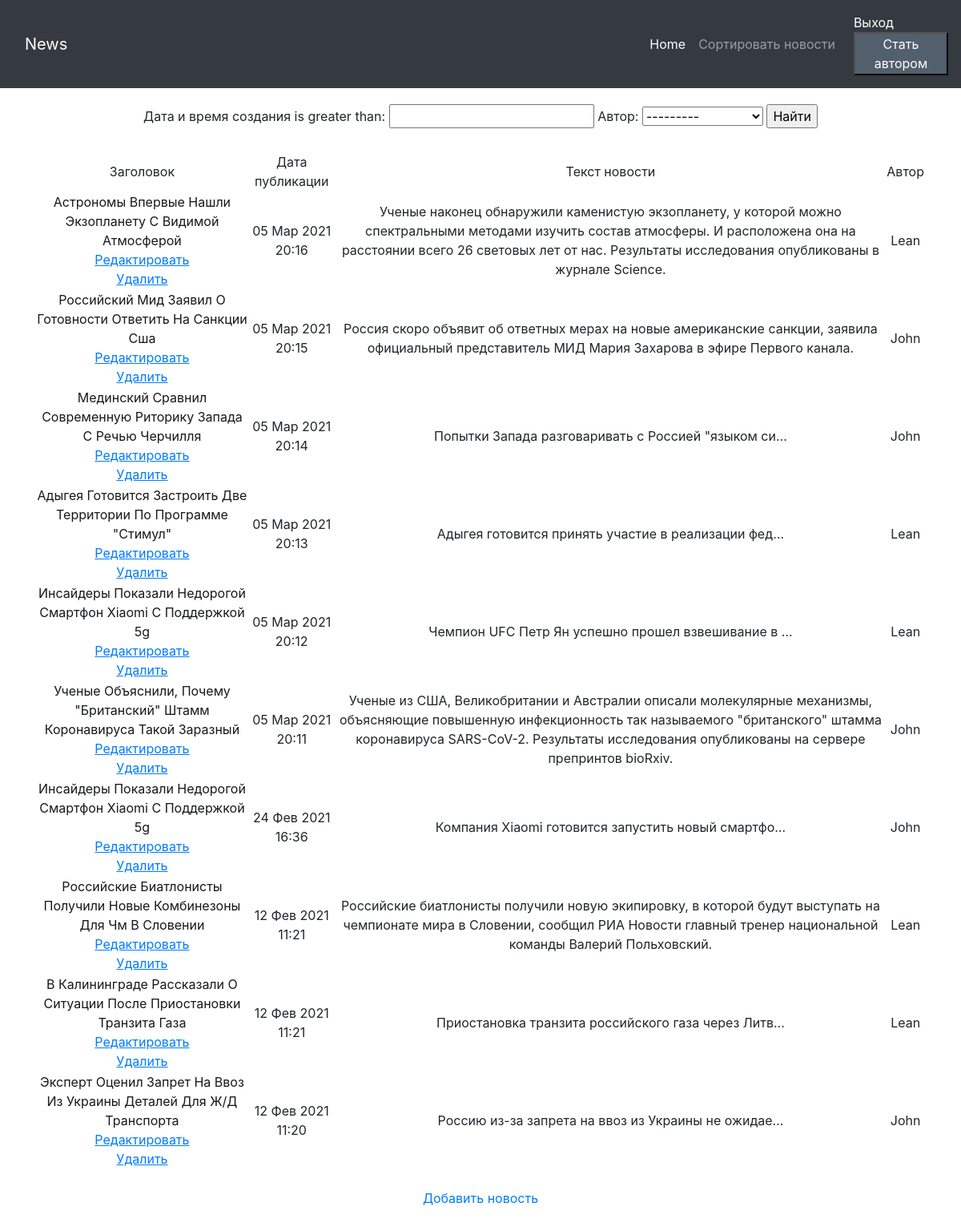
/news/search/ (signed in), run on the app's committed database.
### news/models.py (models this page shows, shortened)
class Post(models.Model):
    ARTICLE = '1'
    NEWS = '2'
    CHOICE = (
        (ARTICLE, 'Article'),
        (NEWS, 'News'),
    )
    article_or_news = models.CharField(verbose_name='поле с выбором - статья или новость',
                                       max_length=1, choices=CHOICE,
                                       default=ARTICLE)
    date_of_creation_post = models.DateTimeField(verbose_name='дата и время создания', auto_now_add=True)
    header = models.CharField(verbose_name='заголовок статьи или новости', max_length=200)
    post_text = models.TextField(verbose_name='текст статьи или новости')
    post_rating = models.IntegerField(verbose_name='рейтинг статьи или новости', default=0)
    category = models.ManyToManyField(Category, through='PostCategory', blank=True, verbose_name='Категория')
    author = models.ForeignKey(Author, on_delete=models.CASCADE, verbose_name='Автор')

class Author(models.Model):
    rating_author = models.IntegerField(verbose_name='рейтинг пользователя', default=0)
    author = models.OneToOneField(User, on_delete=models.CASCADE)

### news/views.py (the view, shortened to what this page needs)
# urls.py: path('search/', SearchList.as_view()),
class SearchList(ListView):
    model = Post
    template_name = 'search.html'
    context_object_name = 'posts'
    ordering = ['-id']
    form_class = PostForm
    paginate_by = 10  # поставим постраничный вывод в 10 элементов
    def get_context_data(self, **kwargs):  # забираем отфильтрованные объекты переопределяя метод get_context_data у наследуемого класса
        context = super().get_context_data(**kwargs)
        context['filter'] = PostFilter(self.request.GET, queryset=self.get_queryset()) # вписываем наш фильтр в контекст
        context['categories'] = Category.objects.all()
        context['form'] = PostForm()
        return context

### news/forms.py
class PostForm(ModelForm):  # форма для создания новости
    class Meta:
        model = Post
        fields = ['author', 'article_or_news', 'header', 'post_text', 'category']

### news/templatetags/Censor.py (called while the page is built)
@register.filter(name='censor')  # регистрируем наш фильтр под именем censor, чтоб django понимал, что это именно фильтр, а не простая функция
def censor(value, arg):   # первый аргумент здесь это то значение, к которому надо применить фильтр, второй аргумент — это аргумент фильтра, т.е. примерно следующее будет в шаблоне value|censor:arg
    for word in profanity_list:
        if word.lower() in value.lower():
            return value.replace(word, arg)   # возвращаемое функцией значение — это то значение, которое подставится к нам в шаблон
        else:
            return value

### news/templatetags/auth_extras.py (called while the page is built)
@register.filter(name='has_group')
def has_group(user, common):
    group = Group.objects.get(name=common)
    return True if group in user.groups.all() else False

### templates/search.html (shortened to what this page needs)
{% extends 'flatpages/default.html' %}
{% load Censor %}
{% block content %}
<form method="GET">
    {{ filter.form }}
    <input type="submit" value="Найти">
</form>
{% if posts %}
     <table>
        <tr>
            <td>
                Заголовок
            </td><br>
            <td>
                Дата публикации
            </td>
            <td>
                Текст новости
            </td>
            <td>
                Автор
            </td>
        </tr>
    {% for post in filter.qs %}
    <tr>
        <td>
            <a style="color:#16181b" href="{% url 'post_detail' post.id %}">{{ post.header|title|censor:'***' }}</a>
                <br><a href="{% url 'post_update' post.id %}"><u>Редактировать</u></a>
            <br><a href="{% url 'post_delete' post.id %}"><u> Удалить </u></a>
        </td>
        <td>
            {{post.date_of_creation_post |date:'d M Y H:i'}}
        </td>
        <td>
            {% if post.article_or_news == '1' %}
                {{ post.post_text |censor:'***'|truncatechars:50  }}
            {% else %}
                {{ post.post_text |censor:'***'}}
            {% endif %}
        </td>
        <td>
            {{ post.author.author }}
        </td>
    </tr>
    {% endfor %}
    </table><br>
{% else %}
    <h2>Новостей нет!</h2>
{% endif %}
<div><a href="{% url 'post_create' %}">Добавить новость</a></div><br>
{% endblock content %}

### data on the page
Post: header|censor "Астрономы Впервые Нашли Экзопланету С Видимой Атмосферой", date_of_creation_post "05 Мар 2021 20:16", post_text|censor "Ученые наконец обнаружили каменистую экзопланету, у которой можно спектральными методами изучить состав атмосферы. И расположена она на расстоянии всего 26 световых лет от нас. Результаты исследования опубликованы в журнале Science.", author.author "Lean"
Post: header|censor "Российский Мид Заявил О Готовности Ответить На Санкции Сша", date_of_creation_post "05 Мар 2021 20:15", post_text|censor "Россия скоро объявит об ответных мерах на новые американские санкции, заявила официальный представитель МИД Мария Захарова в эфире Первого канала.", author.author "John"
Post: header|censor "Мединский Сравнил Современную Риторику Запада С Речью Черчилля", date_of_creation_post "05 Мар 2021 20:14", post_text|censor "Попытки Запада разговаривать с Россией \"языком си…", author.author "John"
Post: header|censor "Адыгея Готовится Застроить Две Территории По Программе \"Стимул\"", date_of_creation_post "05 Мар 2021 20:13", post_text|censor "Адыгея готовится принять участие в реализации фед…", author.author "Lean"
Post: header|censor "Инсайдеры Показали Недорогой Смартфон Xiaomi С Поддержкой 5g", date_of_creation_post "05 Мар 2021 20:12", post_text|censor "Чемпион UFC Петр Ян успешно прошел взвешивание в …", author.author "Lean"
Post: header|censor "Ученые Объяснили, Почему \"Британский\" Штамм Коронавируса Такой Заразный", date_of_creation_post "05 Мар 2021 20:11", post_text|censor "Ученые из США, Великобритании и Австралии описали молекулярные механизмы, объясняющие повышенную инфекционность так называемого \"британского\" штамма коронавируса SARS-CoV-2. Результаты исследования опубликованы на сервере препринтов bioRxiv.", author.author "John"
Post: header|censor "Инсайдеры Показали Недорогой Смартфон Xiaomi С Поддержкой 5g", date_of_creation_post "24 Фев 2021 16:36", post_text|censor "Компания Xiaomi готовится запустить новый смартфо…", author.author "John"
Post: header|censor "Российские Биатлонисты Получили Новые Комбинезоны Для Чм В Словении", date_of_creation_post "12 Фев 2021 11:21", post_text|censor "Российские биатлонисты получили новую экипировку, в которой будут выступать на чемпионате мира в Словении, сообщил РИА Новости главный тренер национальной команды Валерий Польховский.", author.author "Lean"
Post: header|censor "В Калининграде Рассказали О Ситуации После Приостановки Транзита Газа", date_of_creation_post "12 Фев 2021 11:21", post_text|censor "Приостановка транзита российского газа через Литв…", author.author "Lean"
Post: header|censor "Эксперт Оценил Запрет На Ввоз Из Украины Деталей Для Ж/Д Транспорта", date_of_creation_post "12 Фев 2021 11:20", post_text|censor "Россию из-за запрета на ввоз из Украины не ожидае…", author.author "John"
